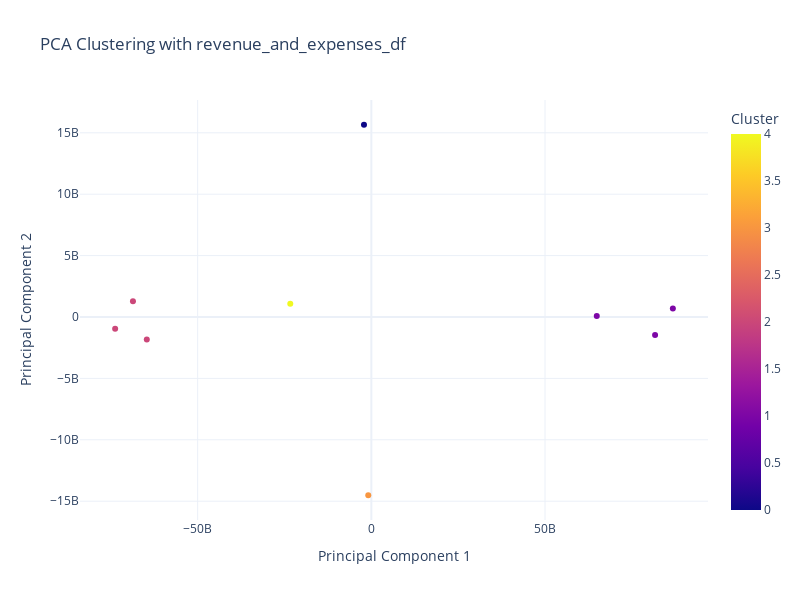

The cell this chart's notebook holds for it:
### Code cell
import plotly.express as px
import pandas as pd
from sklearn.decomposition import PCA
from sklearn.cluster import KMeans
import dash
from dash import dcc, html
from dash.dependencies import Input, Output

# Assuming class_features_df is already defined and contains the necessary data
# Drop the 'State' column if it exists, otherwise, drop any non-numeric columns
data_numeric = revenue_and_expenses_df.drop('State', axis=1, errors='ignore')

# Perform PCA
pca = PCA(n_components=2)
pca_data = pca.fit_transform(data_numeric.T)  # Transpose to perform PCA on columns

# Create a DataFrame for visualization
plot_data = pd.DataFrame({
    'PC1': pca_data[:, 0],
    'PC2': pca_data[:, 1],
    'Feature': data_numeric.columns
})

# Perform clustering on PCA-transformed data
kmeans = KMeans(n_clusters=5)  # Adjust number of clusters as needed
clusters = kmeans.fit_predict(pca_data)

# Add cluster information to the DataFrame
plot_data['Cluster'] = clusters

# Create an interactive scatter plot using Plotly
fig = px.scatter(plot_data, x='PC1', y='PC2', color='Cluster', hover_name='Feature', 
                 title='PCA Clustering with revenue_and_expenses_df', labels={'PC1': 'Principal Component 1', 'PC2': 'Principal Component 2'},
                 template='plotly_white', width=800, height=600)

# Show the plot
fig.show()

### Figure 1 — Plotly figure (JSON) as saved in the notebook; plotly's stock layout.template omitted (floating-point values rounded to 4 significant figures)
{"data": [{"hovertemplate": "<b>%{hovertext}</b><br><br>Principal Component 1=%{x}<br>Principal Component 2=%{y}<br>Cluster=%{marker.color}<extra></extra>", "hovertext": ["LOCAL REVENUES SUBTOTAL", "STATE REVENUES", "FEDERAL REVENUES SUBTOTAL", "TOTAL REVENUES FROM ALL SOURCES", "CURRENT EXPENDITURES", "INSTRUCTIONAL EXPENDITURES SALARIES", "INSTRUCTIONAL EXPENDITURES SUPPLIES", "TEACHER SALARIES SPECIAL EDUCATION PROGRAMS", "TOTAL EXPENDITURES FOR EDUCATION"], "legendgroup": "", "marker": {"color": [0, 3, 2, 1, 1, 4, 2, 2, 1], "coloraxis": "coloraxis", "symbol": "circle"}, "mode": "markers", "name": "", "orientation": "v", "showlegend": false, "type": "scatter", "x": [-2122000000.0, -884000000.0, -64650000000.0, 86800000000.0, 64900000000.0, -23340000000.0, -73760000000.0, -68630000000.0, 81690000000.0], "xaxis": "x", "y": [15660000000.0, -14520000000.0, -1831000000.0, 685300000.0, 71090000.0, 1085000000.0, -963300000.0, 1281000000.0, -1468000000.0], "yaxis": "y"}], "layout": {"coloraxis": {"colorbar": {"title": {"text": "Cluster"}}, "colorscale": [[0, "#0d0887"], [0.1111, "#46039f"], [0.2222, "#7201a8"], [0.3333, "#9c179e"], [0.4444, "#bd3786"], [0.5556, "#d8576b"], [0.6667, "#ed7953"], [0.7778, "#fb9f3a"], [0.8889, "#fdca26"], [1, "#f0f921"]]}, "height": 600, "legend": {"tracegroupgap": 0}, "title": {"text": "PCA Clustering with revenue_and_expenses_df"}, "width": 800, "xaxis": {"anchor": "y", "domain": [0, 1], "title": {"text": "Principal Component 1"}}, "yaxis": {"anchor": "x", "domain": [0, 1], "title": {"text": "Principal Component 2"}}}}
